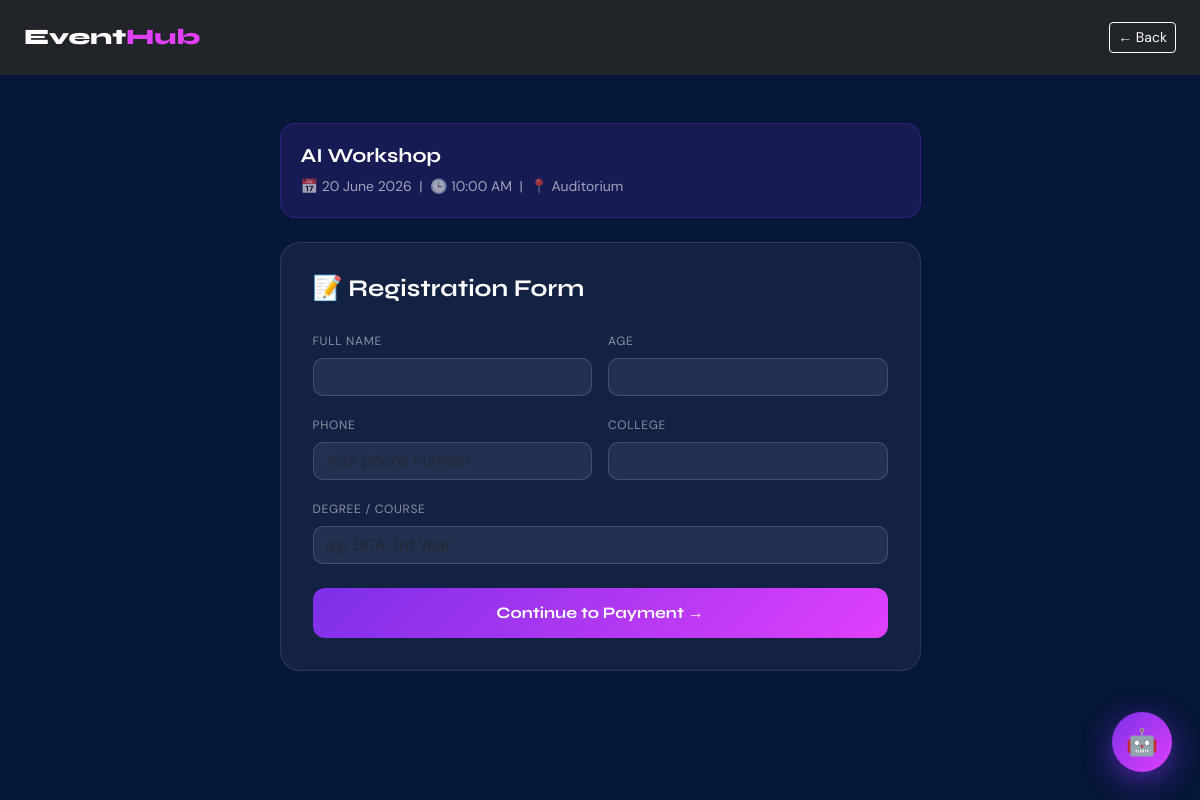
/register_event/1 (signed in), run on the app's committed database.
### tables this page shows
CREATE TABLE events(
        id INTEGER PRIMARY KEY AUTOINCREMENT,
        title TEXT, date TEXT, time TEXT, location TEXT,
        image TEXT, category TEXT,
        description TEXT DEFAULT '',
        seats INTEGER DEFAULT 100,
        fee INTEGER DEFAULT 0);

### app.py (the view, shortened to what this page needs)
@app.route("/register_event/<int:event_id>", methods=["GET","POST"])
@login_required
def register_event(event_id):
    conn = get_connection(); cur = conn.cursor()
    cur.execute("SELECT * FROM events WHERE id=?", (event_id,))
    event = cur.fetchone(); conn.close()
    if not event: return "Event not found", 404
    conn = get_connection(); cur = conn.cursor()
    cur.execute("SELECT * FROM users WHERE id=?", (session.get("user_id"),))
    user = cur.fetchone(); conn.close()
    return render_template("register_event.html", event=event, user=user)

### app.py (called while the page is built)
def login_required(f):
    from functools import wraps
    @wraps(f)
    def decorated(*a, **kw):
        if "user" not in session:
            return redirect(url_for("login"))
        return f(*a, **kw)
    return decorated

### database.py (called while the page is built)
def get_connection():
    conn = sqlite3.connect(DB_PATH)
    conn.row_factory = sqlite3.Row
    return conn

### templates/register_event.html (shortened to what this page needs)
<!DOCTYPE html>
<html lang="en">
<head>
<link href="https://cdn.jsdelivr.net/npm/bootstrap@5.3.3/dist/css/bootstrap.min.css" rel="stylesheet">
</head>
<body>
<nav class="navbar navbar-dark bg-dark px-4 py-3">
  <a class="navbar-brand" href="/">Event<span>Hub</span></a>
  <a href="/" class="btn btn-outline-light btn-sm">← Back</a>
</nav>
<div class="container py-5">
  <div class="row justify-content-center">
    <div class="col-lg-7">
      <div class="event-info mb-4">
        <h5 style="font-family:'Syne',sans-serif;font-weight:700;">{{ event['title'] }}</h5>
        <p style="color:rgba(255,255,255,.6);font-size:14px;margin-bottom:0;">📅 {{ event['date'] }} &nbsp;|&nbsp; 🕒 {{ event['time'] }} &nbsp;|&nbsp; 📍 {{ event['location'] }}</p>
      </div>
      <div class="card-dark">
        <h4 style="font-family:'Syne',sans-serif;font-weight:700;margin-bottom:24px;">📝 Registration Form</h4>
        <form method="POST">
          <div class="row g-3">
            <div class="col-md-6">
              <label class="form-label">Full Name</label>
              <input type="text" name="name" class="form-control" value="{{ user.name if user else '' }}" required>
            </div>
            <div class="col-md-6">
              <label class="form-label">Age</label>
              <input type="number" name="age" class="form-control" min="10" max="60" required>
            </div>
            <div class="col-md-6">
              <label class="form-label">Phone</label>
              <input type="text" name="phone" class="form-control" value="{{ user.phone if user and user.phone else '' }}" placeholder="Your phone number">
            </div>
            <div class="col-md-6">
              <label class="form-label">College</label>
              <input type="text" name="college" class="form-control" value="{{ user.college if user and user.college else '' }}" required>
            </div>
            <div class="col-12">
              <label class="form-label">Degree / Course</label>
              <input type="text" name="degree" class="form-control" value="{{ user.degree if user and user.degree else '' }}" placeholder="e.g. BCA 3rd Year" required>
            </div>
          </div>
          <button type="submit" class="btn-register mt-4">Continue to Payment →</button>
        </form>
      </div>
    </div>
  </div>
</div>
{% include 'chatbot.html' %}
</body>
</html>

### templates/register_event.html (style rules this page uses)
body { background:#071739;color:white;font-family:'DM Sans',sans-serif; }
.navbar-brand { font-family:'Syne',sans-serif;font-size:22px;font-weight:800; }
.navbar-brand span { color:#e040fb; }
.card-dark { background:rgba(255,255,255,.05);border:1px solid rgba(255,255,255,.1);border-radius:20px;padding:32px; }
.form-control,.form-select { background:rgba(255,255,255,.07);border:1px solid rgba(255,255,255,.15);color:white;border-radius:10px; }
.form-label { font-size:12px;color:rgba(255,255,255,.5);text-transform:uppercase;letter-spacing:.7px; }
.btn-register { background:linear-gradient(135deg,#7c2fe8,#e040fb);border:none;color:white;border-radius:12px;padding:13px;font-size:16px;font-weight:700;width:100%;font-family:'Syne',sans-serif;transition:.2s; }
.event-info { background:rgba(124,47,232,.15);border:1px solid rgba(124,47,232,.3);border-radius:16px;padding:20px; }

### data on the page
events: title "AI Workshop", date "20 June 2026", time "10:00 AM", location "Auditorium"
